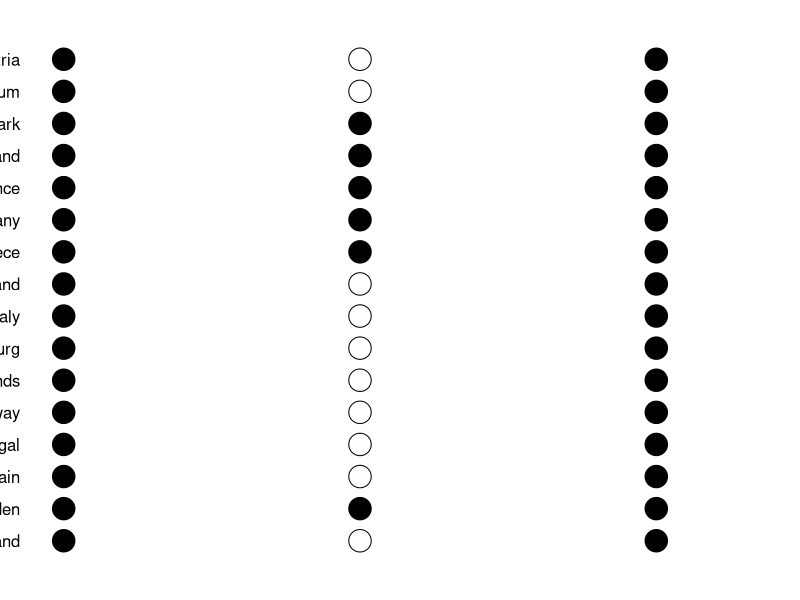
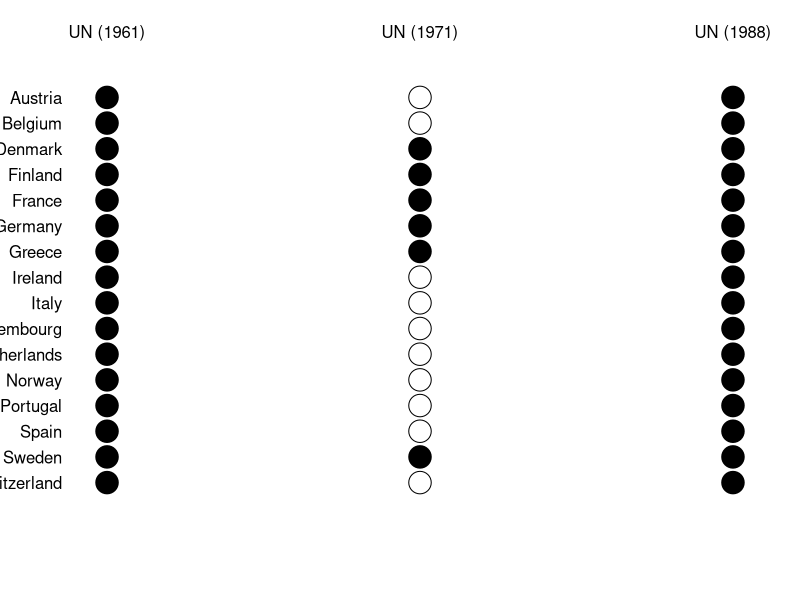

Source code (R) for these figures, in order:
#
# Thesis title: The Role of International Commitments in Combating the Illicit Distribution of Cocaine.
# Author: Raquel Baeta
# Data Source: data

# Packages to install and load
install.packages("reshape2")

library(reshape2) # restructure and aggregate

# Plot title: A dot matrix plot of state commitment to United Nations Treaties

# Step 1: Create a data frame state commitment data
df <- data.frame(ctry = c("Austria", "Belgium", "Denmark", "Finland", "France", "Germany", "Greece", "Ireland", "Italy", "Luxembourg",
                          "Netherlands", "Norway", "Portugal", "Spain", "Sweden", "Switzerland"),
                 UN_1961 = c(TRUE, TRUE, TRUE, TRUE, TRUE, TRUE, TRUE, TRUE, TRUE, TRUE, TRUE, TRUE, TRUE, TRUE, TRUE, TRUE),
                 UN_1971 = c(FALSE, FALSE, TRUE, TRUE, TRUE, TRUE, TRUE, FALSE, FALSE, FALSE, FALSE, FALSE, FALSE, FALSE, TRUE, FALSE),
                 UN_1988 = c(TRUE, TRUE, TRUE, TRUE, TRUE, TRUE, TRUE, TRUE, TRUE, TRUE, TRUE, TRUE, TRUE, TRUE, TRUE, TRUE))

# Step 2: Reduce the size of plotting symbols for better spacing
symbol_size <- 3

# Step 3: Only extract the data from the data frame
df_matrix <- as.matrix(df[, -1])

# Step 4: Reshaped the data frame 
newdata <- reshape2::melt(df_matrix)
newdata  

# Step 5: Create column names
ctry_labs <- df$ctry
treaty_labs <- c("UN (1961)", "UN (1971)", "UN (1988)")

# Step 5: Adjust margins and spacing
par(mar=c(2, 2, 2, 6), xpd=TRUE)  # Increased right margin for more space
with(newdata,
     plot(as.numeric(Var2), rev(Var1),
          pch=c(1, 19)[value+1],
          cex=symbol_size,
          axes=FALSE,
          xlab="",
          ylab="")
)
mtext(rev(ctry_labs), side=2, line=1, at=1:length(ctry_labs), las=1)
mtext(treaty_labs, side=3, line=2, at=1:length(treaty_labs))

# Step 6: Specify the path to save the plot as a PNG image in the working directory
png("dot_matrix.png", width=1500, height=800) 
with(newdata,
     plot(as.numeric(Var2), rev(Var1),
          pch=c(1, 19)[value+1],
          cex=symbol_size,
          axes=FALSE,
          xlab="",
          ylab="")
)
mtext(rev(ctry_labs), side=2, line=1, at=1:length(ctry_labs), las=1)
mtext(treaty_labs, side=3, line=2, at=1:length(treaty_labs))

# End
